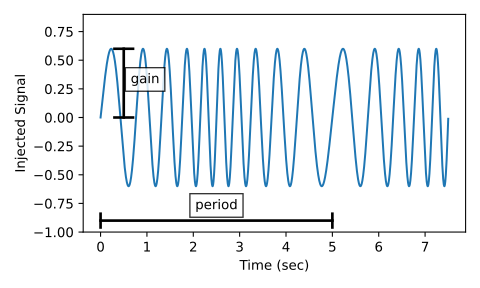

Write the Python code that produced this figure.
import matplotlib.pyplot as plt
import numpy as np

# See: https://github.com/Severson-Group/AMDC-Firmware/pull/216#issuecomment-961394976
#
def func_chirp(w1, w2, A, period, time):
    half_period = period / 2.0

    freq_slope = (w2 - w1) / half_period

    if (time < half_period):
        mytime = time
        mygain = 1
    else:
        mytime = period - time
        mygain = -1

    freq = freq_slope * mytime/2.0 + w1

    return (A * mygain * np.sin(freq * mytime))

t_step = 1e-3
tt = np.arange(0, 7.5, t_step)
yy = np.zeros_like(tt)

w1 = 2*np.pi*1 # [rad/s]
w2 = 2*np.pi*3 # [rad/s]
A = 0.6
period = 5 # [sec]

t_local = 0
for idx,t in enumerate(tt):
    yy[idx] = func_chirp(w1, w2, A, period, t_local)

    t_local += t_step
    if (t_local > period):
        t_local = 0

fig, ax = plt.subplots(nrows=1, ncols=1, figsize=(5,3))
ax.plot(tt, yy)

ax.set_ylim(-1, 0.9)

ax.set_xlabel("Time (sec)")
ax.set_ylabel("Injected Signal")

anno_lw = 2

# Add period label
period_label_y = -0.9
ax.plot([0, period], [period_label_y, period_label_y], color='black', linewidth=anno_lw)
ax.plot([0, 0], [period_label_y-0.06, period_label_y+0.06], color='black', linewidth=anno_lw)
ax.plot([period, period], [period_label_y-0.06, period_label_y+0.06], color='black', linewidth=anno_lw)
ax.text(period/2, period_label_y + 0.10, "period",  ha="center", bbox=dict(facecolor='white', alpha=0.8))

# Add gain label
ax.plot([0.5-0.2, 0.5+0.2], [0, 0], color='black', linewidth=anno_lw)
ax.plot([0.5-0.2, 0.5+0.2], [A, A], color='black', linewidth=anno_lw)
ax.plot([0.5, 0.5], [0, A], color='black', linewidth=anno_lw)
ax.text(0.5 + 0.15, A/2, "gain",  ha="left", bbox=dict(facecolor='white', alpha=0.8))

fig.tight_layout()

fig.show()
